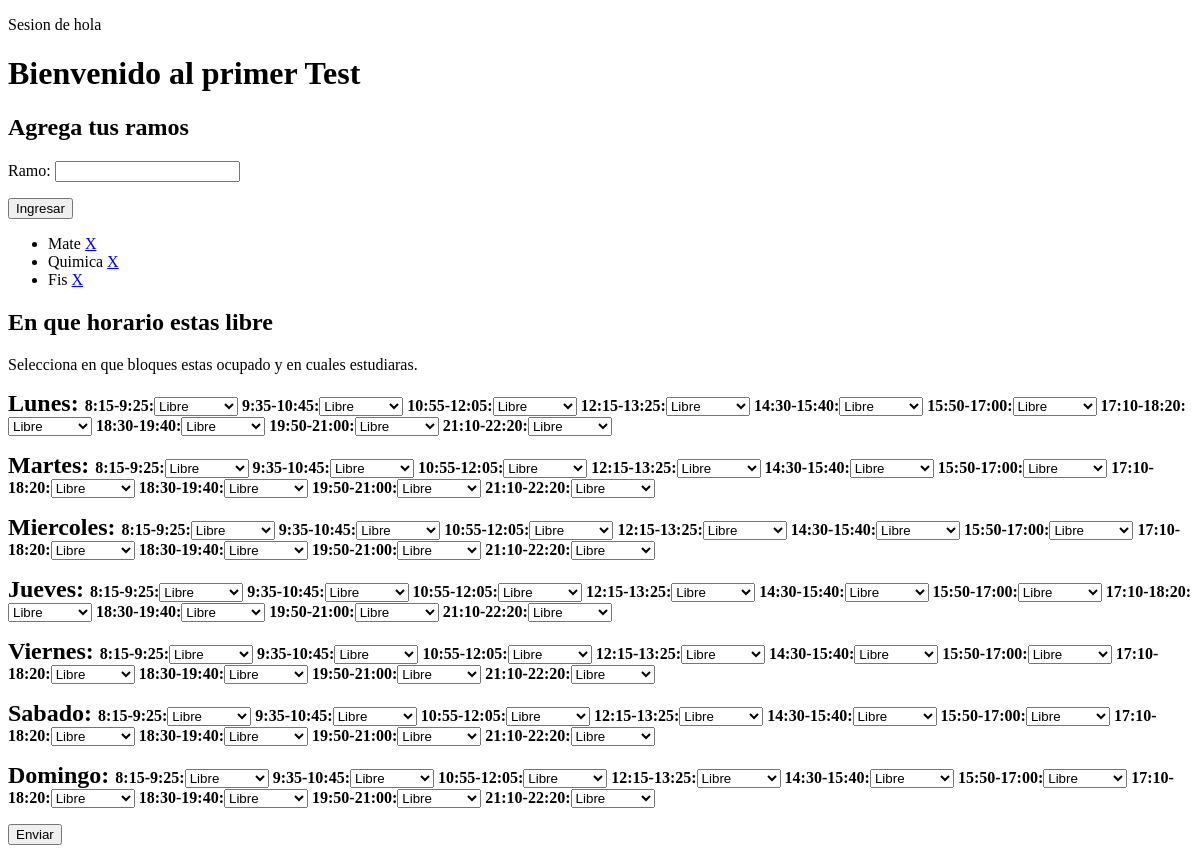
The app's page /test/ (signed in), older data.
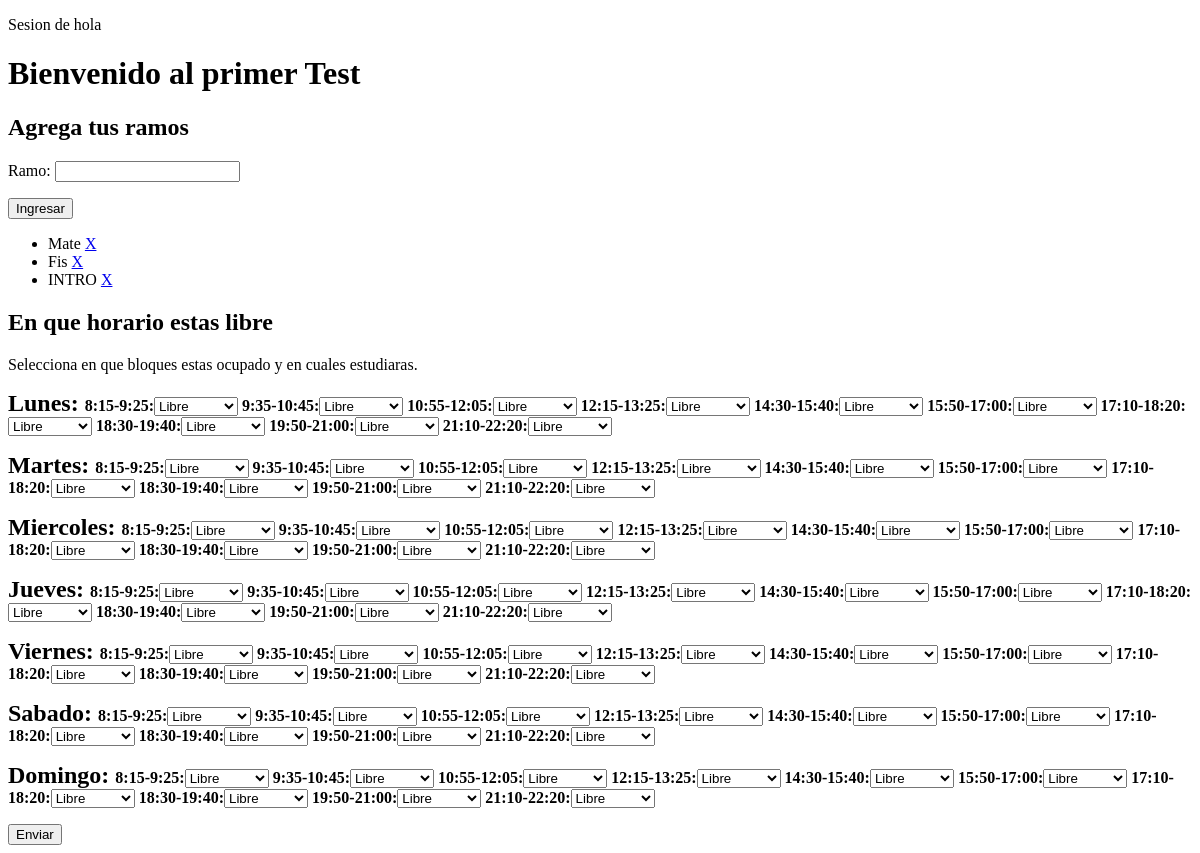
The same page, newer data.
### Test/models.py (models this page shows, shortened)
class Ramo(models.Model):
    DIFF=[
      ('Pf, facilísimo', 'Pf, facilísimo'),
      ('Fácil', 'Fácil'),
      ('Medio', 'Medio'),
      ('Difícil', 'Difícil'),
      ('Muy difícil', 'Muy difícil')
    ]
    user=models.ForeignKey(User, on_delete=models.CASCADE, related_name='Ramos', null=True)
    ramo = models.CharField(max_length=40)
    dificultad = models.CharField(max_length=40,choices=DIFF,null=True)

### Test/views.py (the view)
# urls.py: path('test/', include('Test.urls')),
def test(request):
    user = request.user
    ramos = Ramo.objects.all().filter(user=user).order_by('id')
    if request.method == 'POST':
        form = Ingresar_ramo(request.POST,instance=Ramo(user=user))
        lunes = LunesForm(request.POST, instance= Horario(day = 'Lunes',user=user))
        martes = MartesForm(request.POST,instance= Horario(day = 'Martes',user=user))
        miercoles = MiercolesForm(request.POST,instance= Horario(day = 'Miercoles',user=user))
        jueves = JuevesForm(request.POST,instance= Horario(day = 'Jueves',user=user))
        viernes = ViernesForm(request.POST,instance= Horario(day = 'Viernes',user=user))
        sabado = SabadoForm(request.POST,instance= Horario(day = 'Sabado',user=user))
        domingo = DomingoForm(request.POST,instance= Horario(day = 'Domingo',user=user))
        if form.is_valid():
            form.save()
            return redirect('test')
        if lunes.is_valid() and martes.is_valid() and miercoles.is_valid() and jueves.is_valid() and viernes.is_valid() and sabado.is_valid() and domingo.is_valid():
            lunes.save()
            martes.save()
            miercoles.save()
            jueves.save()
            viernes.save()
            sabado.save()
            domingo.save()
            return redirect('/test2')
    else:
        form = Ingresar_ramo()
        lunes = LunesForm()
        martes = MartesForm()
        miercoles = MiercolesForm( )
        jueves = JuevesForm()
        viernes = ViernesForm()
        sabado = SabadoForm()
        domingo = DomingoForm()
    context = {'form':form, 'ramos': ramos,'Lunes':lunes,'Martes':martes,'Miercoles':miercoles,'Jueves':jueves,'Viernes':viernes,'Sabado': sabado,'Domingo':domingo,'user':user}
    return render(request,"Test/test.html",context)

### Test/forms.py
class Ingresar_ramo(forms.ModelForm):
    class Meta:
        model = Ramo
        fields = ['ramo']

class LunesForm(forms.ModelForm):
    class Meta:
        model = Horario
        exclude = ['day','user']
    prefix = 'Lunes'

### Test/templates/Test/test.html (shortened to what this page needs)
{% extends 'Test/base.html' %}
{% block content%}
<h1>Bienvenido al primer Test</h1>
<h2>Agrega tus ramos</h2>
<form method="post" class="post-form">
    {{ form.as_p }}
    <button>Ingresar</button>
<ul>
    {% for ramo in ramos %}
    <li>{{ramo.ramo}}               <a href="{% url 'delete' ramo.id %}">X</a></li>
    {% endfor %}
</ul>
</form>
<form method="post">
<h2>En que horario estas libre</h2>
<p>Selecciona en que bloques estas ocupado y en cuales estudiaras.</p>
        <p><strong style="font-size:150%">Lunes: </strong><strong> {{Lunes}}</strong></p>
        <p><strong style="font-size:150%">Martes: </strong> <strong> {{Martes}}</strong></p>
        <p><strong style="font-size:150%">Miercoles: </strong> <strong> {{Miercoles}}</strong></p>
        <p><strong style="font-size:150%">Jueves: </strong> <strong> {{Jueves}}</strong> </p>
        <p><strong style="font-size:150%">Viernes: </strong> <strong> {{Viernes}}</strong> </p>
        <p><strong style="font-size:150%">Sabado: </strong>  <strong> {{Sabado}}</strong></p>
        <p><strong style="font-size:150%">Domingo: </strong> <strong> {{Domingo}}</strong></p>
    <button type="submit" >Enviar</button>
</form>
{% endblock %}

Row changes from the older to the newer data that the page shows:
removed Ramo: ramo "Quimica"
added Ramo: ramo "INTRO"
